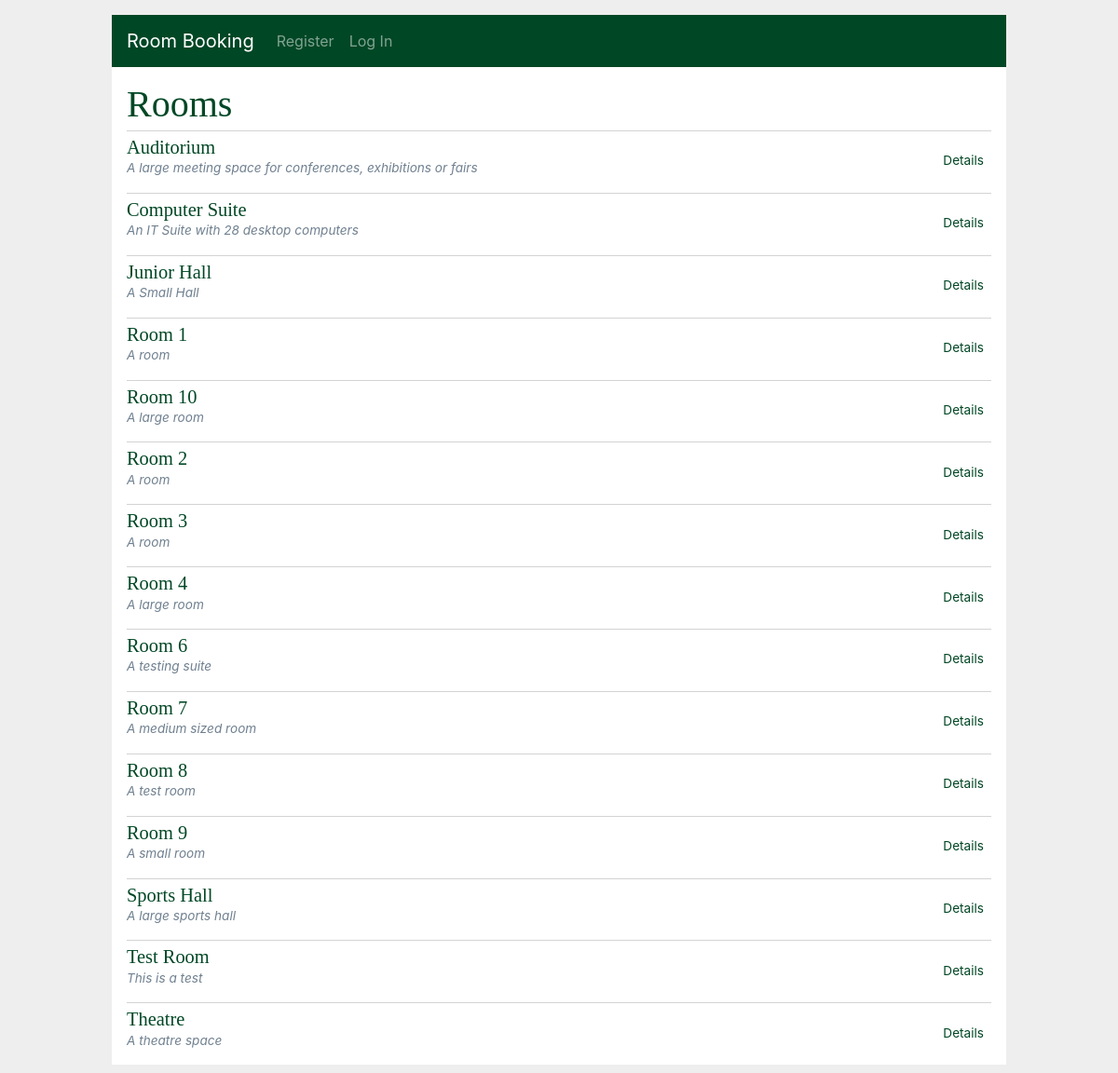
Page /rooms/ on the earlier database version.
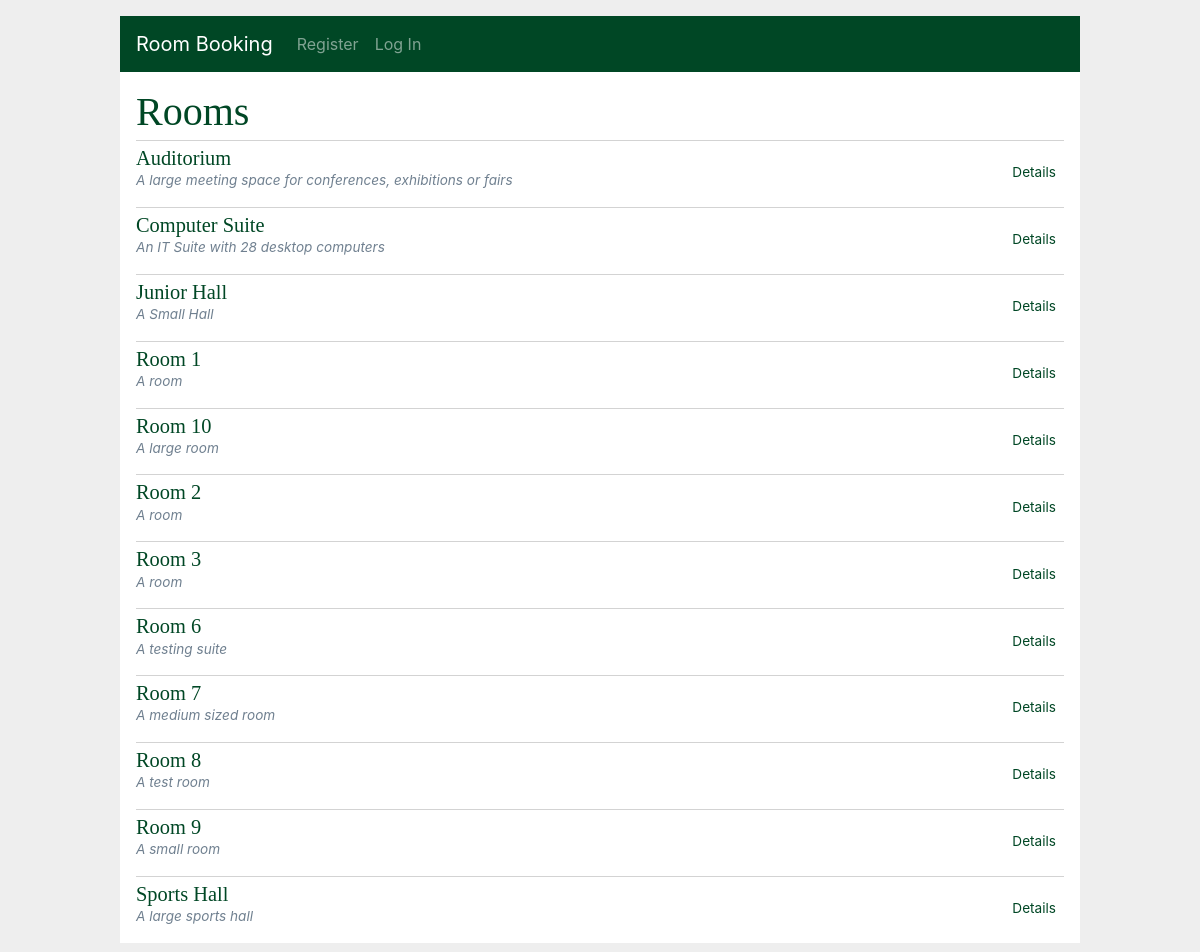
Same page on the later database version.
### app/models/room.py (models this page shows, shortened)
class Room(db.Model):
    __tablename__ = "rooms"
    id = db.Column(db.Integer, primary_key=True, autoincrement=True, nullable=False)
    name = db.Column(db.String(150), unique=True, nullable=False)
    description = db.Column(db.String, nullable=False)
    room_bookings = db.relationship('RoomBooking', back_populates="room", cascade='all, delete, delete-orphan')
    room_resources = db.relationship('RoomResource', back_populates="room", cascade='all, delete, delete-orphan')

### app/rooms/routes.py (the view)
@bp.route('/')
def index():
    rooms = Room.query.order_by(Room.name).all()
    return render_template('rooms/index.html', rooms=rooms)

### app/main/routes.py (called while the page is built)
@bp.before_app_request
def load_logged_in_user():
    user_id = session.get('user_id')
    if user_id is None:
        g.user = None
    else:
        g.user = User.query.filter_by(
                id=user_id).first()

### app/templates/rooms/index.html (shortened to what this page needs)
{% extends 'base.html' %}
{% block header %}
  <h1>{% block title %}Rooms{% endblock %}</h1>
{% endblock %}
{% block content %}
  {% for room in rooms %}
    <article class="booking">
      <header>
        <div>
          <a href="{{ url_for('rooms.details', id=room['id']) }}"><h1>{{ room['name'] }}</h1></a>
          <div class="about"> {{ room['description'] }}</div>
        </div>
        <div>
          <a class="action" href="{{ url_for('rooms.details', id=room['id']) }}">Details</a>
        </div>
      </header>
    </article>
    {% if not loop.last %}
      <hr style="margin-bottom: 0">
    {% endif %}
  {% endfor %}
{% endblock %}

Differences in the rows shown:
removed Room: name "Room 4", description "A large room"
removed Room: name "Test Room", description "This is a test"
removed Room: name "Theatre", description "A theatre space"
